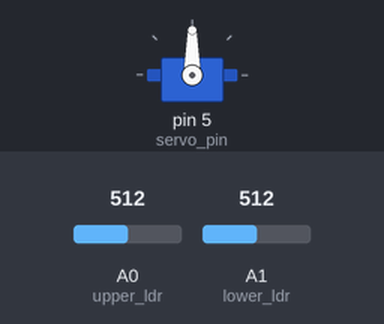
Bench run of a sketch on a simulated Arduino Uno, built with avr-gcc and run on an emulated ATmega328P. On the bench: servo. Inputs (shaded band) come from the test bench; at power-on: A1 (lower_ldr) = 512, A0 (upper_ldr) = 512.

Above: at 1.2 s.
1.3 s: A1 (lower_ldr) set to 539
At 2.7 s:
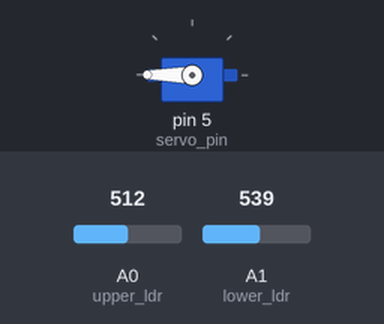
3.4 s: A0 (upper_ldr) set to 532
6.0 s: A0 (upper_ldr) set to 562
At 8.9 s:
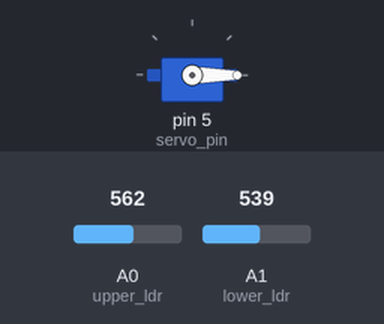
Timing chart, 0 to 10.4 s (numbered marks = the images above; inputs shaded):
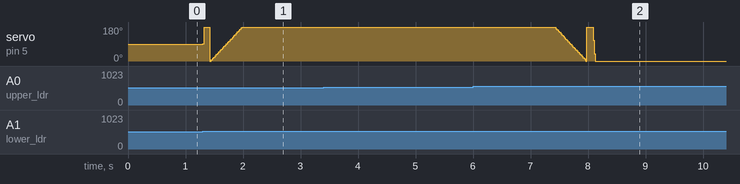

Measured:
- the behaviour switches between 522 and 523 on A1 (lower_ldr) (found by bisection; images 0 and 1)
- the behaviour switches between 549 and 550 on A0 (upper_ldr) (found by bisection; images 1 and 2)
- after the input at 3.4 s, every drawn part: stays the same

The sketch:

main.ino
```cpp
#include <Servo.h>

///TODO:: solar control
const int upper_ldr = A0;
const int lower_ldr = A1;
const int error = 10;

int upper_ldr_value;
int lower_ldr_value;

int upper_ldr_value_filter;
int lower_ldr_value_filter;

int servo_starting_point = 90;
int servo_pin = 5;
Servo solarServo;


void setup() {
  ///TODO: solar
  solarServo.attach(servo_pin);

  pinMode(upper_ldr, INPUT);
  pinMode(lower_ldr, INPUT);

  solarServo.write(servo_starting_point);
}

void loop() {
  upper_ldr_value = analogRead(upper_ldr);
  lower_ldr_value = analogRead(lower_ldr);

  upper_ldr_value_filter = abs(upper_ldr_value - lower_ldr_value);
  lower_ldr_value_filter = abs(lower_ldr_value - upper_ldr_value);

  if((upper_ldr_value_filter <= error) || (lower_ldr_value_filter <= error)){
    return;
  }else{
    if(upper_ldr_value > lower_ldr_value){
      servo_starting_point -= 1;
    }

    if(upper_ldr_value < lower_ldr_value){
      servo_starting_point += 1;
    }
  }

  solarServo.write(servo_starting_point);

}
```
